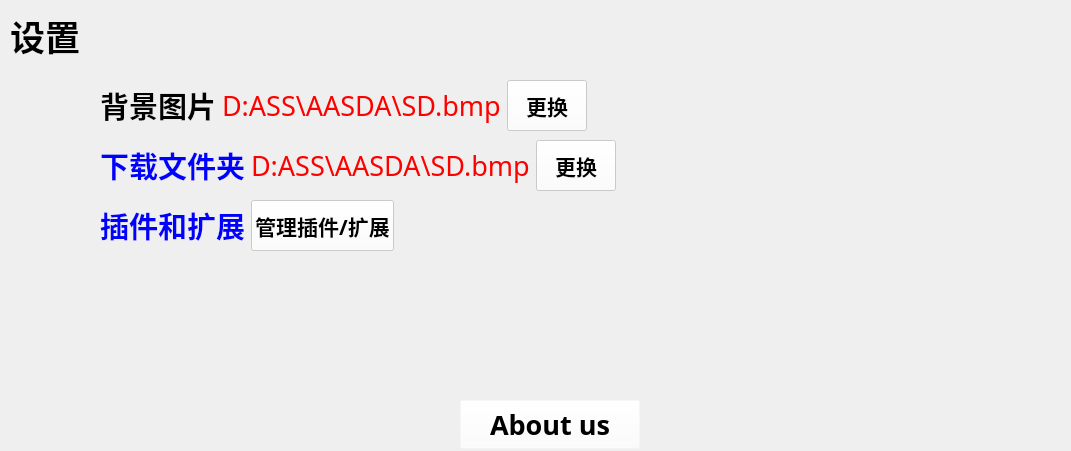
   <widget class="QWidget" name="IT" native="true">
    <property name="geometry">
     <rect>
      <x>107</x>
      <y>115</y>
      <width>1071</width>
      <height>451</height>
     </rect>
    </property>
    <widget class="QLabel" name="label_6">
     <property name="geometry">
      <rect>
       <x>10</x>
       <y>10</y>
       <width>91</width>
       <height>51</height>
      </rect>
     </property>
     <property name="font">
      <font>
       <family>华光钢铁直黑 可变体 Medium</family>
       <pointsize>26</pointsize>
       <weight>75</weight>
       <bold>true</bold>
      </font>
     </property>
     <property name="text">
      <string>设置</string>
     </property>
    </widget>
    <widget class="QWidget" name="horizontalLayoutWidget_7">
     <property name="geometry">
      <rect>
       <x>100</x>
       <y>80</y>
       <width>905</width>
       <height>51</height>
      </rect>
     </property>
     <layout class="QHBoxLayout" name="horizontalLayout_7">
      <item>
       <widget class="QLabel" name="label_9">
        <property name="sizePolicy">
         <sizepolicy hsizetype="Fixed" vsizetype="Preferred">
          <horstretch>0</horstretch>
          <verstretch>0</verstretch>
         </sizepolicy>
        </property>
        <property name="font">
         <font>
          <family>华光钢铁直黑 可变体 Medium</family>
          <pointsize>22</pointsize>
          <weight>75</weight>
          <bold>true</bold>
         </font>
        </property>
        <property name="text">
         <string>背景图片</string>
        </property>
       </widget>
      </item>
      <item>
       <widget class="QLabel" name="label_8">
        <property name="sizePolicy">
         <sizepolicy hsizetype="Preferred" vsizetype="Preferred">
          <horstretch>0</horstretch>
          <verstretch>0</verstretch>
         </sizepolicy>
        </property>
        <property name="font">
         <font>
          <family>微软雅黑</family>
          <pointsize>20</pointsize>
          <weight>50</weight>
          <bold>false</bold>
         </font>
        </property>
        <property name="styleSheet">
         <string notr="true">color: rgb(255, 0, 0);</string>
        </property>
        <property name="text">
         <string>D:ASS\AASDA\SD.bmp</string>
        </property>
       </widget>
      </item>
      <item>
       <widget class="QPushButton" name="ch_IP">
        <property name="sizePolicy">
         <sizepolicy hsizetype="Fixed" vsizetype="Minimum">
          <horstretch>0</horstretch>
          <verstretch>0</verstretch>
         </sizepolicy>
        </property>
        <property name="font">
         <font>
          <family>华光钢铁直黑 可变体 Medium</family>
          <pointsize>16</pointsize>
          <weight>75</weight>
          <bold>true</bold>
         </font>
        </property>
        <property name="cursor">
         <cursorShape>PointingHandCursor</cursorShape>
        </property>
        <property name="focusPolicy">
         <enum>Qt::StrongFocus</enum>
        </property>
        <property name="contextMenuPolicy">
         <enum>Qt::DefaultContextMenu</enum>
        </property>
        <property name="toolTipDuration">
         <number>-1</number>
        </property>
        <property name="layoutDirection">
         <enum>Qt::LeftToRight</enum>
        </property>
        <property name="autoFillBackground">
         <bool>false</bool>
        </property>
        <property name="styleSheet">
         <string notr="true">background-color: rgba(255, 255, 255, 180);</string>
        </property>
        <property name="text">
         <string>更换</string>
        </property>
        <property name="checkable">
         <bool>false</bool>
        </property>
        <property name="checked">
         <bool>false</bool>
        </property>
        <property name="autoRepeat">
         <bool>false</bool>
        </property>
        <property name="autoDefault">
         <bool>false</bool>
        </property>
        <property name="flat">
         <bool>false</bool>
        </property>
       </widget>
      </item>
      <item>
       <spacer name="horizontalSpacer_5">
        <property name="orientation">
         <enum>Qt::Horizontal</enum>
        </property>
        <property name="sizeHint" stdset="0">
         <size>
          <width>40</width>
          <height>20</height>
         </size>
        </property>
       </spacer>
      </item>
     </layout>
    </widget>
    <widget class="QWidget" name="horizontalLayoutWidget_8">
     <property name="geometry">
      <rect>
       <x>100</x>
       <y>140</y>
       <width>905</width>
       <height>51</height>
      </rect>
     </property>
     <layout class="QHBoxLayout" name="horizontalLayout_8">
      <item>
       <widget class="QLabel" name="label_10">
        <property name="sizePolicy">
         <sizepolicy hsizetype="Fixed" vsizetype="Preferred">
          <horstretch>0</horstretch>
          <verstretch>0</verstretch>
         </sizepolicy>
        </property>
        <property name="font">
         <font>
          <family>华光钢铁直黑 可变体 Medium</family>
          <pointsize>22</pointsize>
          <weight>75</weight>
          <bold>true</bold>
         </font>
        </property>
        <property name="styleSheet">
         <string notr="true">color: rgb(0, 0, 255);</string>
        </property>
        <property name="text">
         <string>下载文件夹</string>
        </property>
       </widget>
      </item>
      <item>
       <widget class="QLabel" name="label_11">
        <property name="sizePolicy">
         <sizepolicy hsizetype="Preferred" vsizetype="Preferred">
          <horstretch>0</horstretch>
          <verstretch>0</verstretch>
         </sizepolicy>
        </property>
        <property name="font">
         <font>
          <family>微软雅黑</family>
          <pointsize>20</pointsize>
          <weight>50</weight>
          <bold>false</bold>
         </font>
        </property>
        <property name="styleSheet">
         <string notr="true">color: rgb(255, 0, 0);</string>
        </property>
        <property name="text">
         <string>D:ASS\AASDA\SD.bmp</string>
        </property>
       </widget>
      </item>
      <item>
       <widget class="QPushButton" name="ch_IDL">
        <property name="sizePolicy">
         <sizepolicy hsizetype="Fixed" vsizetype="Minimum">
          <horstretch>0</horstretch>
          <verstretch>0</verstretch>
         </sizepolicy>
        </property>
        <property name="font">
         <font>
          <family>华光钢铁直黑 可变体 Medium</family>
          <pointsize>16</pointsize>
          <weight>75</weight>
          <bold>true</bold>
         </font>
        </property>
        <property name="cursor">
         <cursorShape>PointingHandCursor</cursorShape>
        </property>
        <property name="focusPolicy">
         <enum>Qt::StrongFocus</enum>
        </property>
        <property name="contextMenuPolicy">
         <enum>Qt::DefaultContextMenu</enum>
        </property>
        <property name="toolTipDuration">
         <number>-1</number>
        </property>
        <property name="layoutDirection">
         <enum>Qt::LeftToRight</enum>
        </property>
        <property name="autoFillBackground">
         <bool>false</bool>
        </property>
        <property name="styleSheet">
         <string notr="true">background-color: rgba(255, 255, 255, 180);</string>
        </property>
        <property name="text">
         <string>更换</string>
        </property>
        <property name="checkable">
         <bool>false</bool>
        </property>
        <property name="checked">
         <bool>false</bool>
        </property>
        <property name="autoRepeat">
         <bool>false</bool>
        </property>
        <property name="autoDefault">
         <bool>false</bool>
        </property>
        <property name="flat">
         <bool>false</bool>
        </property>
       </widget>
      </item>
      <item>
       <spacer name="horizontalSpacer_6">
        <property name="orientation">
         <enum>Qt::Horizontal</enum>
        </property>
        <property name="sizeHint" stdset="0">
         <size>
          <width>40</width>
          <height>20</height>
         </size>
        </property>
       </spacer>
      </item>
     </layout>
    </widget>
    <widget class="QWidget" name="horizontalLayoutWidget_9">
     <property name="geometry">
      <rect>
       <x>100</x>
       <y>200</y>
       <width>905</width>
       <height>51</height>
      </rect>
     </property>
     <layout class="QHBoxLayout" name="horizontalLayout_9">
      <item>
       <widget class="QLabel" name="label_12">
        <property name="sizePolicy">
         <sizepolicy hsizetype="Fixed" vsizetype="Preferred">
          <horstretch>0</horstretch>
          <verstretch>0</verstretch>
         </sizepolicy>
        </property>
        <property name="font">
         <font>
          <family>华光钢铁直黑 可变体 Medium</family>
          <pointsize>22</pointsize>
          <weight>75</weight>
          <bold>true</bold>
         </font>
        </property>
        <property name="styleSheet">
         <string notr="true">color: rgb(0, 0, 255);</string>
        </property>
        <property name="text">
         <string>插件和扩展</string>
        </property>
       </widget>
      </item>
      <item>
       <widget class="QPushButton" name="ch_Mod">
        <property name="sizePolicy">
         <sizepolicy hsizetype="Fixed" vsizetype="Minimum">
          <horstretch>0</horstretch>
          <verstretch>0</verstretch>
         </sizepolicy>
        </property>
        <property name="font">
         <font>
          <family>华光钢铁直黑 可变体 Medium</family>
          <pointsize>16</pointsize>
          <weight>75</weight>
          <bold>true</bold>
         </font>
        </property>
        <property name="cursor">
         <cursorShape>PointingHandCursor</cursorShape>
        </property>
        <property name="focusPolicy">
         <enum>Qt::StrongFocus</enum>
        </property>
        <property name="contextMenuPolicy">
         <enum>Qt::DefaultContextMenu</enum>
        </property>
        <property name="toolTipDuration">
         <number>-1</number>
        </property>
        <property name="layoutDirection">
         <enum>Qt::LeftToRight</enum>
        </property>
        <property name="autoFillBackground">
         <bool>false</bool>
        </property>
        <property name="styleSheet">
         <string notr="true">background-color: rgba(255, 255, 255, 180);</string>
        </property>
        <property name="text">
         <string>管理插件/扩展</string>
        </property>
        <property name="checkable">
         <bool>false</bool>
        </property>
        <property name="checked">
         <bool>false</bool>
        </property>
        <property name="autoRepeat">
         <bool>false</bool>
        </property>
        <property name="autoDefault">
         <bool>false</bool>
        </property>
        <property name="flat">
         <bool>false</bool>
        </property>
       </widget>
      </item>
      <item>
       <spacer name="horizontalSpacer_7">
        <property name="orientation">
         <enum>Qt::Horizontal</enum>
        </property>
        <property name="sizeHint" stdset="0">
         <size>
          <width>40</width>
          <height>20</height>
         </size>
        </property>
       </spacer>
      </item>
     </layout>
    </widget>
    <widget class="QPushButton" name="Abous">
     <property name="geometry">
      <rect>
       <x>460</x>
       <y>400</y>
       <width>180</width>
       <height>49</height>
      </rect>
     </property>
     <property name="sizePolicy">
      <sizepolicy hsizetype="Fixed" vsizetype="Minimum">
       <horstretch>0</horstretch>
       <verstretch>0</verstretch>
      </sizepolicy>
     </property>
     <property name="font">
      <font>
       <family>华光钢铁直黑 可变体 Medium</family>
       <pointsize>20</pointsize>
       <weight>75</weight>
       <bold>true</bold>
      </font>
     </property>
     <property name="cursor">
      <cursorShape>PointingHandCursor</cursorShape>
     </property>
     <property name="focusPolicy">
      <enum>Qt::StrongFocus</enum>
     </property>
     <property name="contextMenuPolicy">
      <enum>Qt::DefaultContextMenu</enum>
     </property>
     <property name="toolTipDuration">
      <number>-1</number>
     </property>
     <property name="layoutDirection">
      <enum>Qt::LeftToRight</enum>
     </property>
     <property name="autoFillBackground">
      <bool>false</bool>
     </property>
     <property name="styleSheet">
      <string notr="true">background-color: rgba(255, 255, 255, 0);</string>
     </property>
     <property name="text">
      <string>About us</string>
     </property>
     <property name="checkable">
      <bool>false</bool>
     </property>
     <property name="checked">
      <bool>false</bool>
     </property>
     <property name="autoRepeat">
      <bool>false</bool>
     </property>
     <property name="autoDefault">
      <bool>false</bool>
     </property>
     <property name="flat">
      <bool>false</bool>
     </property>
    </widget>
   </widget>
